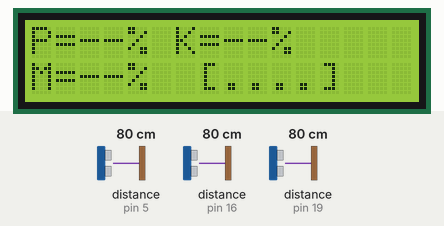
Recording of a sketch running on a simulated Arduino Uno, built with avr-gcc and run on an emulated ATmega328P. Shown: 16×2 character LCD. Wiring (inferred from the names in the program): 3 × ultrasonic range finder: trigger pin 4, echo pin 16 / trigger pin 17, echo pin 5 / trigger pin 18, echo pin 19. The test bench sets the inputs (shaded band); at power-on: distance to the obstacle (sensors on pin 5, pin 19, pin 16) 80 cm. The echo pulse lasts 58.3 µs per cm; what the sketch prints to the serial monitor is not drawn.

Above: at 3.3 s.
3.4 s: distance to the obstacle (sensor on pin 5) set to 2 cm
At 4.9 s:
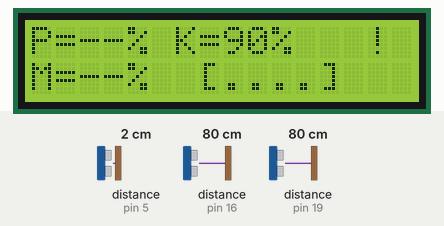
5.7 s: distance to the obstacle (sensor on pin 19) set to 18 cm
At 7.4 s:
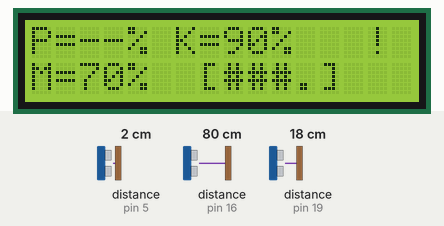
7.7 s: distance to the obstacle (sensor on pin 5) set to 35 cm
At 9.3 s:
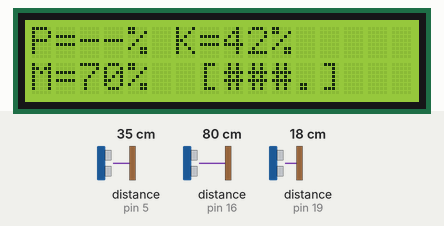
9.7 s: distance to the obstacle (sensor on pin 19) set to 60 cm
At 10.5 s:
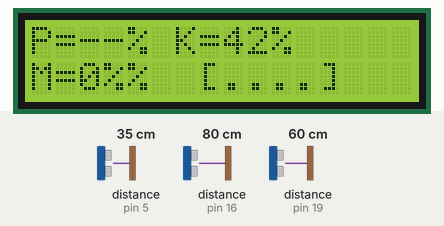
11.7 s: distance to the obstacle (sensor on pin 16) set to 4 cm
At 13.3 s:
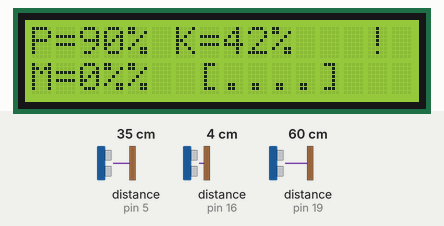
13.7 s: distance to the obstacle (sensor on pin 19) set to 3 cm
At 14.6 s:
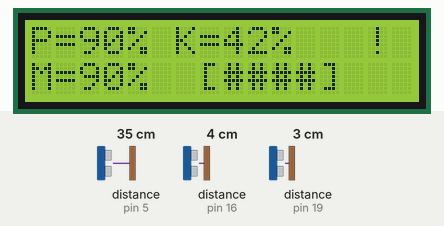
Timing chart, 0 to 16.7 s (numbered marks = the images above; inputs shaded):
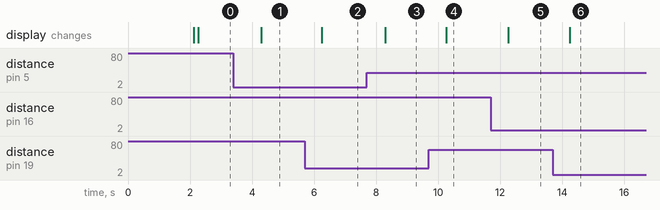

Measured:
- after the input at 3.4 s, the display: changes after 0.89 s (image 1)
- after the input at 5.7 s, the display: changes after 0.55 s (image 2)
- after the input at 7.7 s, the display: changes after 0.59 s (image 3)
- after the input at 9.7 s, the display: changes after 0.55 s (image 4)
- after the input at 11.7 s, the display: changes after 0.55 s (image 5)
- after the input at 13.7 s, the display: changes after 0.55 s (image 6)

The sketch:

ultrasonic.ino
```cpp
#include <Wire.h>
#include <LiquidCrystal_I2C.h>

// ============ DEFINE PIN UNTUK 3 SENSOR ULTRASONIC ============
// LCD tetap menggunakan pin default I2C (21=SDA, 22=SCL)
// Sensor Plastik - TRIG=4, ECHO=16
#define TRIG_PIN_PLASTIK 4
#define ECHO_PIN_PLASTIK 16

// Sensor Kertas - TRIG=17, ECHO=5
#define TRIG_PIN_KERTAS 17
#define ECHO_PIN_KERTAS 5

// Sensor Metal - TRIG=18, ECHO=19
#define TRIG_PIN_METAL 18
#define ECHO_PIN_METAL 19

// Inisialisasi LCD dengan alamat I2C (biasanya 0x27 atau 0x3F)
LiquidCrystal_I2C lcd(0x27, 16, 2);

// ============ KONSTANTA KALIBRASI ============
const float TINGGI_MAX = 60.0;  // Tinggi maksimum tempat sampah (cm) -> volume 0%
const float TINGGI_MIN = 6.0;   // Tinggi minimum (sampah penuh) (cm) -> volume 90%
const float VOLUME_MAX = 90.0;   // Persentase volume maksimum saat penuh
const float VOLUME_MIN = 0.0;    // Persentase volume minimum saat kosong

// ============ STRUKTUR UNTUK SETIAP SENSOR ============
struct SensorData {
  String nama;
  String singkatan;
  int trigPin;
  int echoPin;
  float jarak;
  float volumePersen;
  float tinggiSampah;
  bool status;
};

// Inisialisasi 3 sensor
SensorData sensorPlastik = {"Plastik", "P", TRIG_PIN_PLASTIK, ECHO_PIN_PLASTIK, 0, 0, 0, true};
SensorData sensorKertas = {"Kertas", "K", TRIG_PIN_KERTAS, ECHO_PIN_KERTAS, 0, 0, 0, true};
SensorData sensorMetal = {"Metal", "M", TRIG_PIN_METAL, ECHO_PIN_METAL, 0, 0, 0, true};

// Variabel untuk timing
unsigned long timeNow = 0;
unsigned long timePrev = 0;
const unsigned long interval = 1000; // Mengukur setiap 1 detik

void setup() {
  Serial.begin(115200);

  // Inisialisasi semua pin ultrasonic
  initSensor(sensorPlastik);
  initSensor(sensorKertas);
  initSensor(sensorMetal);

  // Inisialisasi LCD
  lcd.init();
  lcd.backlight();
  lcd.clear();

  // Tampilkan pesan awal
  lcd.setCursor(0, 0);
  lcd.print("3-Way Trash Bin");
  lcd.setCursor(0, 1);
  lcd.print("System Ready...");
  delay(2000);
  lcd.clear();

  Serial.println("System Started - 3 Sensor Trash Monitor");
  Serial.println("========================================");
  Serial.println("Pin Configuration:");
  Serial.println("  - LCD: SDA=21, SCL=22");
  Serial.println("  - Plastik: TRIG=4, ECHO=16");
  Serial.println("  - Kertas: TRIG=17, ECHO=5");
  Serial.println("  - Metal: TRIG=18, ECHO=19");
  Serial.println("========================================");
  Serial.println("Monitoring: Plastik | Kertas | Metal");
  Serial.println("========================================");
}

void loop() {
  timeNow = millis();

  // Mengukur semua sensor setiap interval waktu
  if (timeNow - timePrev >= interval) {
    timePrev = timeNow;

    // Baca semua sensor
    bacaSemuaSensor();

    // Hitung volume untuk semua sensor
    hitungVolumeSemua();

    // Tampilkan data ke LCD (format sederhana)
    tampilkanVolumeLCD();

    // Kirim data lengkap ke Serial Monitor
    tampilkanSerialMonitor();
  }
}

// ============ FUNGSI INISIALISASI SENSOR ============
void initSensor(SensorData &sensor) {
  pinMode(sensor.trigPin, OUTPUT);
  pinMode(sensor.echoPin, INPUT);
}

// ============ FUNGSI BACA SEMUA SENSOR ============
void bacaSemuaSensor() {
  bacaJarak(sensorPlastik);
  delay(50); // Delay antar sensor untuk menghindari interferensi
  bacaJarak(sensorKertas);
  delay(50);
  bacaJarak(sensorMetal);
}

// ============ FUNGSI BACA JARAK SENSOR ============
void bacaJarak(SensorData &sensor) {
  digitalWrite(sensor.trigPin, LOW);
  delayMicroseconds(2);
  digitalWrite(sensor.trigPin, HIGH);
  delayMicroseconds(10);
  digitalWrite(sensor.trigPin, LOW);

  long duration = pulseIn(sensor.echoPin, HIGH, 30000); // Timeout 30ms

  if (duration == 0) {
    sensor.status = false;
    sensor.jarak = -1;
    Serial.print("Warning: No echo from ");
    Serial.println(sensor.nama);
    return;
  }

  sensor.status = true;
  // Hitung jarak dalam cm (kecepatan suara 343 m/s = 0.0343 cm/us)
  sensor.jarak = duration * 0.0343 / 2;
}

// ============ FUNGSI HITUNG VOLUME SEMUA SENSOR ============
void hitungVolumeSemua() {
  hitungVolume(sensorPlastik);
  hitungVolume(sensorKertas);
  hitungVolume(sensorMetal);
}

void hitungVolume(SensorData &sensor) {
  if (!sensor.status || sensor.jarak < 0) {
    sensor.volumePersen = 0;
    sensor.tinggiSampah = 0;
    return;
  }

  // Validasi data
  if (sensor.jarak >= 0 && sensor.jarak <= TINGGI_MAX + 10) {
    // Hitung tinggi sampah (semakin kecil jarak, semakin penuh)
    sensor.tinggiSampah = TINGGI_MAX - sensor.jarak;

    // Batasi nilai tinggi sampah
    if (sensor.tinggiSampah < 0) sensor.tinggiSampah = 0;
    if (sensor.tinggiSampah > TINGGI_MAX) sensor.tinggiSampah = TINGGI_MAX;

    // Hitung persentase volume
    if (sensor.jarak >= TINGGI_MAX) {
      sensor.volumePersen = 0.0;
    } else if (sensor.jarak <= TINGGI_MIN) {
      sensor.volumePersen = VOLUME_MAX;
    } else {
      float rangeJarak = TINGGI_MAX - TINGGI_MIN;
      float rangeVolume = VOLUME_MAX - VOLUME_MIN;
      sensor.volumePersen = VOLUME_MIN + ((TINGGI_MAX - sensor.jarak) / rangeJarak) * rangeVolume;

      if (sensor.volumePersen < 0) sensor.volumePersen = 0;
      if (sensor.volumePersen > VOLUME_MAX) sensor.volumePersen = VOLUME_MAX;
    }
  } else {
    sensor.status = false;
    sensor.volumePersen = 0;
  }
}

// ============ TAMPILAN LCD SEDERHANA ============
void tampilkanVolumeLCD() {
  // Baris 1: P=--% K=--%
  lcd.setCursor(0, 0);

  // Plastik
  lcd.print("P=");
  if (!sensorPlastik.status) {
    lcd.print("--");
  } else {
    if (sensorPlastik.volumePersen >= 100) {
      lcd.print("99");
    } else if (sensorPlastik.volumePersen >= 10) {
      lcd.print((int)sensorPlastik.volumePersen);
    } else {
      lcd.print((int)sensorPlastik.volumePersen);
      lcd.print(" ");
    }
  }
  lcd.print("% ");

  // Kertas
  lcd.print("K=");
  if (!sensorKertas.status) {
    lcd.print("--");
  } else {
    if (sensorKertas.volumePersen >= 100) {
      lcd.print("99");
    } else if (sensorKertas.volumePersen >= 10) {
      lcd.print((int)sensorKertas.volumePersen);
    } else {
      lcd.print((int)sensorKertas.volumePersen);
      lcd.print(" ");
    }
  }
  lcd.print("%");

  // Baris 2: M=--%
  lcd.setCursor(0, 1);

  // Metal
  lcd.print("M=");
  if (!sensorMetal.status) {
    lcd.print("--");
  } else {
    if (sensorMetal.volumePersen >= 100) {
      lcd.print("99");
    } else if (sensorMetal.volumePersen >= 10) {
      lcd.print((int)sensorMetal.volumePersen);
    } else {
      lcd.print((int)sensorMetal.volumePersen);
    }
  }
  lcd.print("%");

  // Tambahan indikator bar progress sederhana di sebelah kanan
  lcd.setCursor(6, 1);
  lcd.print(" [");
  tampilkanBarProgress(sensorMetal.volumePersen, 4);
  lcd.print("]");

  // Tambahan indikator jika ada yang penuh
  if (sensorPlastik.volumePersen >= 80 || sensorKertas.volumePersen >= 80 || sensorMetal.volumePersen >= 80) {
    lcd.setCursor(14, 0);
    lcd.print("!");
  } else {
    lcd.setCursor(14, 0);
    lcd.print(" ");
  }
}

void tampilkanBarProgress(float volume, int maxLength) {
  int barLength = map(volume, 0, VOLUME_MAX, 0, maxLength);
  for (int i = 0; i < maxLength; i++) {
    if (i < barLength) {
      lcd.print("#");
    } else {
      lcd.print(".");
    }
  }
}

// ============ FUNGSI UNTUK MENAMPILKAN KE SERIAL MONITOR ============
void tampilkanSerialMonitor() {
  Serial.println("========================================");
  Serial.println("        TRASH LEVEL MONITORING          ");
  Serial.println("========================================");

  tampilkanDataSensor(sensorPlastik, "PLASTIK");
  tampilkanDataSensor(sensorKertas, "KERTAS");
  tampilkanDataSensor(sensorMetal, "METAL");

  Serial.println("========================================");
  Serial.println();
}

void tampilkanDataSensor(SensorData &sensor, String jenis) {
  Serial.print(jenis);
  Serial.println(" Waste:");
  Serial.print("  - Jarak sensor: ");

  if (!sensor.status || sensor.jarak < 0) {
    Serial.println("Error / No signal");
    Serial.print("  - Volume: --%");
  } else {
    Serial.print(sensor.jarak, 1);
    Serial.println(" cm");
    Serial.print("  - Tinggi sampah: ");
    Serial.print(sensor.tinggiSampah, 1);
    Serial.println(" cm");
    Serial.print("  - Volume: ");
    Serial.print(sensor.volumePersen, 1);
    Serial.println("%");

    // Status rekomendasi
    if (sensor.volumePersen >= 80) {
      Serial.println("  - Status: [FULL] Segera kosongkan!");
    } else if (sensor.volumePersen >= 60) {
      Serial.println("  - Status: [WARNING] Hampir penuh");
    } else if (sensor.volumePersen >= 30) {
      Serial.println("  - Status: [OK] Terisi sedang");
    } else {
      Serial.println("  - Status: [GOOD] Masih banyak ruang");
    }
  }
  Serial.println();
}

// ============ FUNGSI TAMBAHAN UNTUK MENDAPATKAN DATA ============
float getVolumePlastik() {
  return sensorPlastik.volumePersen;
}

float getVolumeKertas() {
  return sensorKertas.volumePersen;
}

float getVolumeMetal() {
  return sensorMetal.volumePersen;
}

String getStatusKeseluruhan() {
  if (sensorPlastik.volumePersen >= 80 || sensorKertas.volumePersen >= 80 || sensorMetal.volumePersen >= 80) {
    return "PERLU Dikosongkan";
  } else if (sensorPlastik.volumePersen >= 60 || sensorKertas.volumePersen >= 60 || sensorMetal.volumePersen >= 60) {
    return "Hampir penuh";
  } else {
    return "Masih aman";
  }
}
```
